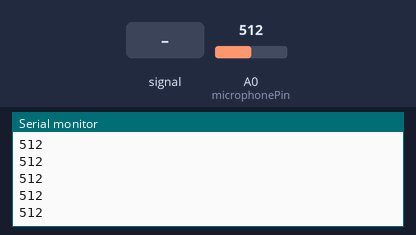
A sketch run on a simulated Arduino Uno, built with avr-gcc and run on an emulated ATmega328P. Parts: the last lines printed to the serial monitor. The test bench sets the inputs (shaded band); at power-on: A0 (microphonePin) = 512.

Above: at 1.2 s.
1.3 s: A0 (microphonePin) fed a 200 Hz sine of ±81 counts around its level
At 2.3 s:
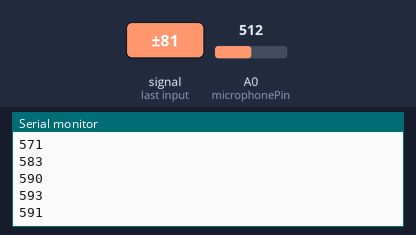
2.8 s: A0 (microphonePin) set to 716
At 3.8 s:
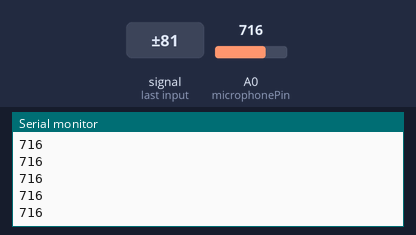
4.3 s: A0 (microphonePin) fed a 1000 Hz sine of ±255 counts around its level
At 5.1 s:
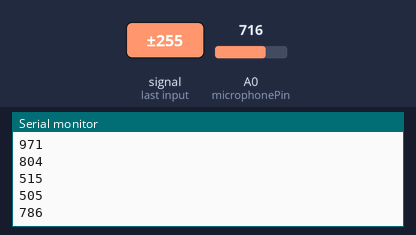
5.8 s: A0 (microphonePin) set to 810
At 6.9 s:
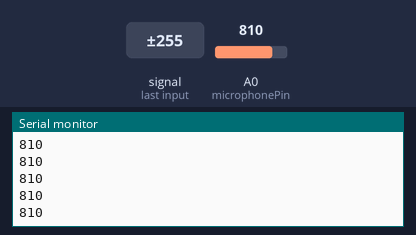
Timing chart, 0 to 8.3 s (numbered marks = the images above; inputs shaded):
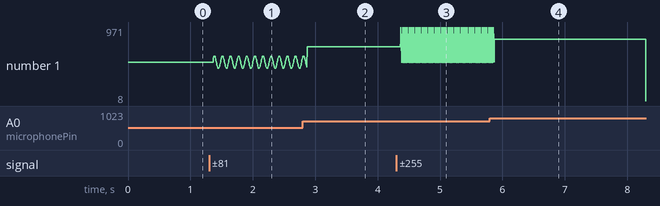

Measured:
- after the input at 1.3 s, the serial monitor: prints a new line after 0.07 s (image 1)
- after the input at 2.8 s, the serial monitor: prints a new line after 0.07 s (image 2)
- after the input at 4.3 s, the serial monitor: prints a new line after 0.07 s (image 3)
- after the input at 5.8 s, the serial monitor: prints a new line after 0.07 s (image 4)
- plotted number 1: 512 → 571 after the input at 1.3 s, 571 → 716 after the input at 2.8 s, 716 → 787 after the input at 4.3 s, 787 → 8 after the input at 5.8 s

The sketch:

ES8266_Mic.ino
```cpp
//these define the pin connections
const int microphonePin= A0; //the microphone positive terminal will connect to analog pin A0 to be read
const int ledPin=13; //the code will flash the LED connected to pin 13

int sample; //the variable that will hold the value read from the microphone each time

const int threshold= 800;//the microphone threshold sound level at which the LED will turn on

void setup() {
//pinMode (ledPin, OUTPUT);//sets digital pin 13 as output
Serial.begin(9600); //sets the baud rate at 9600 so we can check the values the microphone is obtaining on the Serial Monitor
}
void loop(){
sample= analogRead(microphonePin); //the arduino takes continuous readings from the microphone
Serial.println(sample);
}
```
